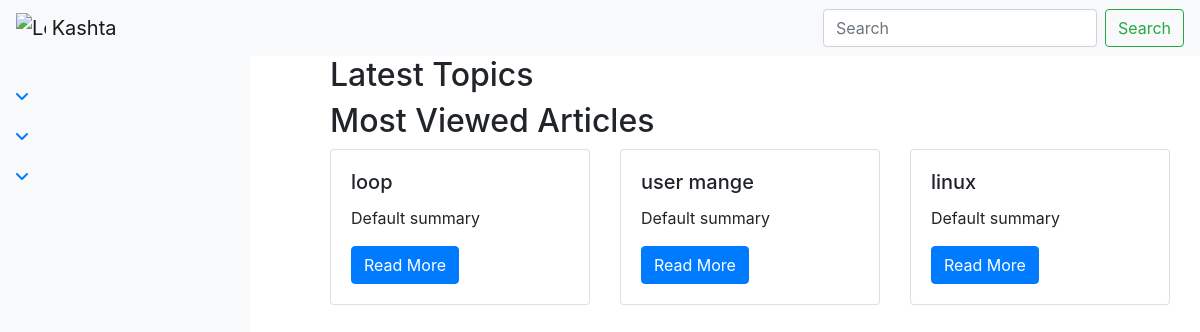
The page / on the database its author committed.
### articles/models.py (models this page shows, shortened)
class Topic(models.Model):
    title = models.CharField(max_length=200, default="")
    description = models.TextField(default='Default description')  # Add description field
    content = models.TextField(default='Default content')  # Add default value

class Article(models.Model):
    topic = models.ForeignKey(Topic, on_delete=models.CASCADE, related_name='articles', )
    title = models.CharField(max_length=200, default="")
    summary = models.TextField(default='Default summary')
    content = RichTextField()
    published_date = models.DateTimeField(auto_now_add=True)
    view_count = models.IntegerField(default=0)

### website/views.py (the view)
# urls.py: path('', views.home, name='home'),
def home(request):
    topics = Topic.objects.all()
    most_viewed_articles = Article.objects.order_by('-view_count')[:5]  # Order by descending view_count
    return render(request, 'website/home.html', {
        'topics': topics,
        'most_viewed_articles': most_viewed_articles,
    })

### website/templates/website/home.html (shortened to what this page needs)
{% extends 'website/base.html' %}
{% block content %}
<div class="container">
    <h2>Latest Topics</h2>
    <h2>Most Viewed Articles</h2>
    <div class="row">
        {% for article in most_viewed_articles %}
            <div class="col-md-4">
                <div class="card mb-4">
                    <div class="card-body">
                        <h5 class="card-title">{{ article.title }}</h5>
                        <p class="card-text">{{ article.summary }}</p>
                        <a href="{% url 'article_detail' article.id %}" class="btn btn-primary">Read More</a>
                    </div>
                </div>
            </div>
        {% endfor %}
    </div>
</div>
{% endblock %}

### website/templates/website/base.html (shortened to what this page needs)
<!DOCTYPE html>
<html lang="en">
<head>
    <link href="https://maxcdn.bootstrapcdn.com/bootstrap/4.5.2/css/bootstrap.min.css" rel="stylesheet">
    <link rel="stylesheet" href="https://cdnjs.cloudflare.com/ajax/libs/font-awesome/6.0.0-beta3/css/all.min.css">
    {% load static %}
    <link rel="stylesheet" href="{% static 'css/style.css' %}">
</head>
<body>
    {% include 'website/navbar.html' %}
    <div class="container-fluid">
        <div class="row">
            <div class="col-md-3">
                {% include 'website/sidebar.html' %}
            </div>
            <div class="col-md-9">
                {% block content %}
                {% endblock %}
            </div>
        </div>
    </div>
</body>
</html>

### website/templates/website/navbar.html (shortened to what this page needs)
{% load static %}
<nav class="navbar navbar-expand-lg navbar-light bg-light fixed-top">
    <a class="navbar-brand" href="{% url 'home' %}">
        <img src="{% static 'img/logo.png' %}" width="30" height="30" class="d-inline-block align-top" alt="Logo">
        Kashta
    </a>
    <div class="collapse navbar-collapse" id="navbarNav">
        <form class="form-inline my-2 my-lg-0 ml-auto" action="{% url 'search' %}" method="get">
            <input class="form-control mr-sm-2" type="search" name="q" placeholder="Search" aria-label="Search">
            <button class="btn btn-outline-success my-2 my-sm-0" type="submit">Search</button>
        </form>
    </div>
</nav>

### website/templates/website/sidebar.html (shortened to what this page needs)
<div class="sidebar" id="sidebar">
    <ul class="nav flex-column">
        {% for topic in topics %}
        <li class="nav-item">
            <a class="nav-link" data-toggle="collapse" href="#collapse{{ topic.id }}" role="button" aria-expanded="false" aria-controls="collapse{{ topic.id }}">
                <i class="fas fa-angle-down mr-2"></i>{{ topic.name }}
            </a>
        </li>
        {% endfor %}
    </ul>
</div>

### static/css/style.css (style rules this page uses)
body { padding-top: 56px; }
.sidebar { position: fixed; top: 56px; left: 0; height: 100%; width: 250px; background-color: #f8f9fa; padding-top: 20px; overflow-y: auto; transition: all 0.3s; }
.nav-link .fa-angle-down { transition: transform 0.3s; }

### rows shown on the page
Article: title "loop", summary "Default summary"
Article: title "user mange", summary "Default summary"
Article: title "linux", summary "Default summary"
